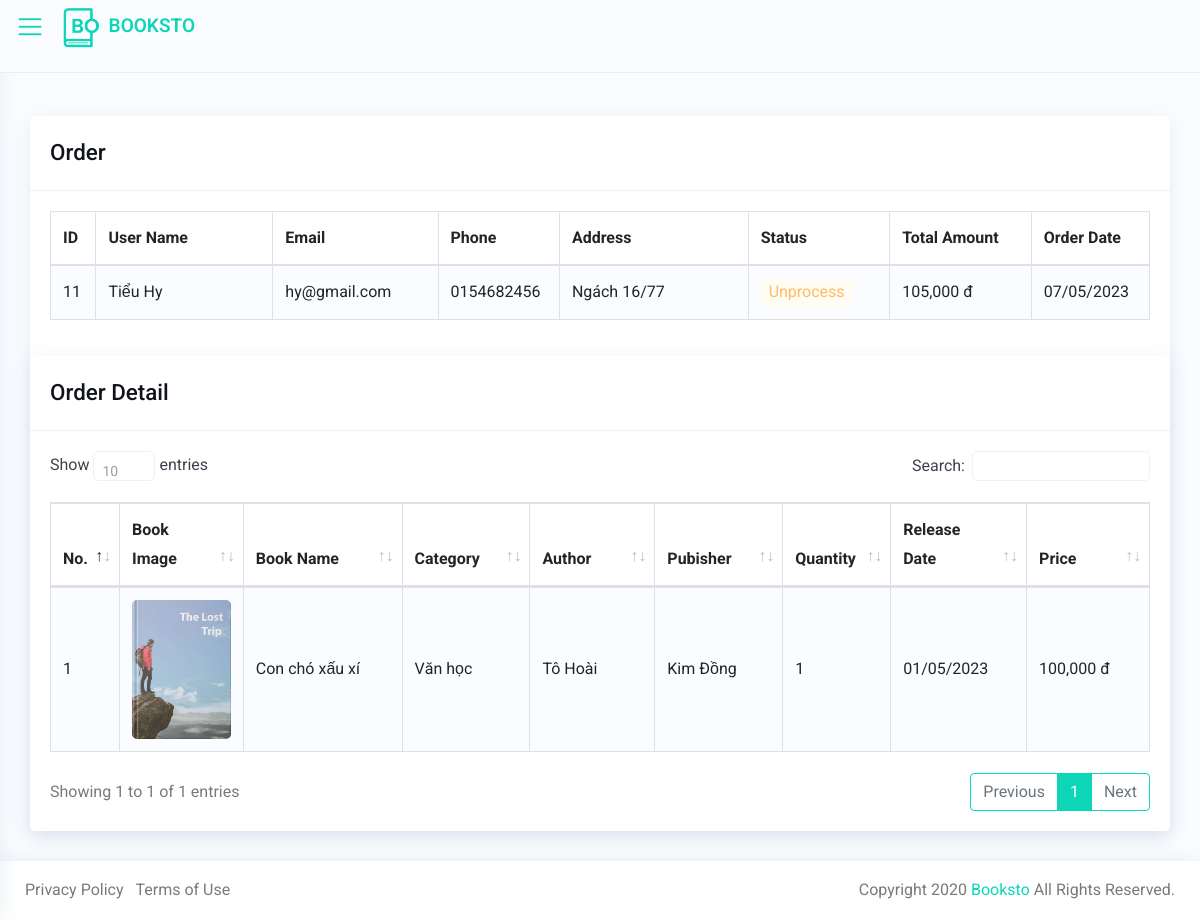
Page /index.php?c=order&a=detail&id=11 (signed in) on the committed database.
### tables this page shows
CREATE TABLE `orders` (
  `order_id` int(11) NOT NULL,
  `user_id` int(11) NOT NULL,
  `user_name` varchar(50) NOT NULL,
  `user_email` varchar(50) NOT NULL,
  `user_phone` varchar(20) NOT NULL,
  `address` text NOT NULL,
  `status` tinyint(4) NOT NULL DEFAULT 0,
  `all_price` decimal(15,4) NOT NULL DEFAULT 0.0000,
  `order_date` date NOT NULL
);

CREATE TABLE `orderdetail` (
  `order_id` int(11) NOT NULL,
  `prd_id` int(11) NOT NULL,
  `qty` int(11) NOT NULL DEFAULT 0,
  `price` decimal(15,4) NOT NULL DEFAULT 0.0000
);

CREATE TABLE `books` (
  `prd_id` int(11) NOT NULL,
  `cat_id` int(11) NOT NULL,
  `pub_id` int(11) NOT NULL,
  `prd_name` varchar(255) NOT NULL,
  `prd_image` varchar(255) NOT NULL,
  `prd_price` int(11) UNSIGNED NOT NULL,
  `prd_date` date NOT NULL,
  `prd_status` int(1) NOT NULL,
  `prd_featured` int(1) NOT NULL,
  `prd_detail` text NOT NULL,
  `isDelete` int(11) NOT NULL DEFAULT 0
);

CREATE TABLE `category` (
  `cat_id` int(11) NOT NULL,
  `cat_name` varchar(255) NOT NULL,
  `cat_description` text NOT NULL,
  `isDelete` int(11) NOT NULL DEFAULT 0
);

CREATE TABLE `author` (
  `aut_id` int(11) NOT NULL,
  `aut_name` varchar(255) NOT NULL,
  `aut_description` text NOT NULL,
  `isDelete` int(11) NOT NULL DEFAULT 0
);

CREATE TABLE `publisher` (
  `pub_id` int(11) NOT NULL,
  `pub_name` varchar(255) NOT NULL,
  `pub_description` text NOT NULL,
  `isDelete` int(11) NOT NULL DEFAULT 0
);

### model/Order.php (called while the page is built, shortened)
<?php
    require_once PATH_SYSTEM.'/config/db.php';
     function getOrderDetailById($id) {
        $data = [];
        $data['order'] = getById('orders', $id, 'order_id');
        $conn = getConnection();
        $sqlDetail = "SELECT * FROM orderdetail od
                        INNER JOIN books b ON od.prd_id = b.prd_id
                        INNER JOIN category c ON c.cat_id = b.cat_id
                        INNER JOIN publisher p ON p.pub_id = b.pub_id
                        INNER JOIN bookauthor ba ON b.prd_id = ba.prd_id
                        INNER JOIN author a ON a.aut_id = ba.aut_id
                        WHERE od.order_id = $id";
        $sqlQuery = mysqli_query($conn, $sqlDetail);
        if(mysqli_num_rows($sqlQuery) > 0) {
            while($row = mysqli_fetch_assoc($sqlQuery)) {
                $data['details'][] = $row;
            }
        }
        return $data;
     }
?>

### system/config/db.php (called while the page is built, shortened)
<?php
    function getConnection(){
        $conn = mysqli_connect(DB_HOST,DB_USER, DB_PASSWORD, DB_NAME);
        mysqli_set_charset($conn, 'utf8');
        return $conn;
    }
?>

### view/admin/order/detail-order.php (the view, shortened to what this page needs)
<div id="content-page" class="content-page">
<div class="container-fluid">
   <div class="row">
      <div class="col-sm-12">
         <div class="iq-card">
            <div class="iq-card-header d-flex justify-content-between">
               <div class="iq-header-title">
                  <h4 class="card-title">Order</h4>
               </div>
            </div>
            <div class="iq-card-body">
               <div class="table-responsive">
                  <table class=" table table-striped table-bordered" style="width:100%">
                    <thead>
                        <tr>
                            <th style="width: 3%;">ID</th>
                            <th style="width: 15%;">User Name</th>
                            <th style="width: 14%;">Email</th>
                            <th style="width: 8%;">Phone</th>
                            <th style="width: 16%;">Address</th>
                            <th style="width: 12%;">Status</th>
                            <th style="width: 12%;">Total Amount</th>
                            <th style="width: 10%;">Order Date</th>
                        </tr>
                    </thead>
                    <tbody>
                        <tr>
                            <td><?php echo $data['order']['order_id'] ?></td>
                            <td><?php echo $data['order']['user_name'] ?></td>
                            <td><?php echo $data['order']['user_email']; ?></td>
                            <td><?php echo $data['order']['user_phone']; ?></td>
                            <td><?php echo $data['order']['address']; ?></td>
                            <td><?php
                                  switch ($data['order']['status']) {
                                      case 1:
                                          echo '<span class="iq-bg-warning pl-2 pr-2 rounded d-inline-block">Unprocess</span>';
                                          break;
                                  }
                                ?></td>
                            <td><?php echo number_format($data['order']['all_price'], 0, '.', ','); ?> đ</td>
                            <td><?php echo date_format(date_create($data['order']['order_date']),"d/m/Y"); ?></td>
                        </tr>
                     </tbody>
                  </table>
               </div>
            </div>
            <div class="iq-card">
               <div class="iq-card-header d-flex justify-content-between">
                  <div class="iq-header-title">
                     <h4 class="card-title">Order Detail</h4>
                  </div>
               </div>
               <div class="iq-card-body">
                  <div class="table-responsive">
                     <table class="data-tables table table-striped table-bordered" style="width:100%">
                       <thead>
                           <tr>
                               <th style="width: 3%;">No.</th>
                               <th style="width: 12%;">Book Image</th>
                               <th style="width: 16%;">Book Name</th>
                               <th style="width: 12%;">Category</th>
                               <th style="width: 12%;">Author</th>
                               <th style="width: 12%;">Pubisher</th>
                               <th style="width: 8%;">Quantity</th>
                               <th style="width: 13%;">Release Date</th>
                               <th style="width: 15%;">Price</th>
                           </tr>
                       </thead>
                       <tbody>
                       <?php $i = 1;
                           foreach ($data['details'] as $key => $detail) { ?>
                           <tr>
                               <td><?php echo $i; ?></td>
                               <td><img class="img-fluid rounded" src="/BookSto/public/uploads/<?php echo $detail['prd_image']; ?>" alt=""></td>
                               <td><?php echo $detail['prd_name']; ?></td>
                               <td><?php echo $detail['cat_name']; ?></td>
                               <td><?php echo $detail['aut_name']; ?></td>
                               <td><?php echo $detail['pub_name']; ?></td>
                               <td><?php echo $detail['qty']; ?></td>
                               <td><?php echo date_format(date_create($detail['prd_date']),"d/m/Y"); ?></td>
                               <td><?php echo number_format($detail['prd_price'],0,'.',','); ?> đ</td>
                           </tr>
                         <?php $i++; } ?>
                       </tbody>
                     </table>
                  </div>
               </div>
            </div>
         </div>
      </div>
   </div>
</div>
</div>

### public/css/typography.css (style rules this page uses)
body { font-family: 'Roboto', sans-serif; font-weight: 400; font-style: normal; font-size: 16px; line-height: 1.8; padding: 0; margin: 0; color: var(--iq-body-text); background: var(--iq-body-bg); }
h1, h2, h3, h4, h5, h6 { font-family: 'Roboto', sans-serif; font-weight: 500; margin: 0px; line-height: 1.5; color: var(--iq-title-text); }
h4 { font-size: 1.400em; }
.table-striped tbody tr:nth-of-type(odd) { background: var(--iq-body-bg); }
.table td, .table th { vertical-align: middle; }
.rounded { border-radius: 5px !important; }
.iq-bg-warning { background: var(--iq-light-warning) !important; color: var(--iq-warning) !important; }
.iq-card { background: var(--iq-light-card); -webkit-border-radius: 5px; -moz-border-radius: 5px; border-radius: 5px; margin-bottom: 30px; border: none; -webkit-box-shadow: 0px 4px 20px 0px rgba(44, 101, 144, 0.1); box-shadow: 0px 4px 20px 0px rgba(44, 101, 144, 0.1); }
.iq-card-body { padding: 20px; }
.iq-card .iq-card-header, .iq-card-transparent .iq-card-header { padding: 20px; margin-bottom: 0; -ms-flex-align: center !important; align-items: center !important; border-bottom: 1px solid var(--iq-border-light); }
.iq-card .iq-card-header .iq-header-title .card-title, .iq-card-transparent .iq-card-header .iq-header-title .card-title { margin-bottom: 0; }

### public/css/responsive.css (style rules this page uses)
@media (max-width:1299px) { .content-page, body.sidebar-main .content-page { margin-left: 0; padding: 116px 15px 0; } }

### public/css/variable.css (style rules this page uses)
:root { --iq-title-text: #11141b; --iq-body-text: #777D74; --iq-body-bg : #fbfcff; --iq-primary: #0dd6b8; --iq-secondary: #a09e9e; --iq-success: #49f0d3; --iq-warning: #ffba68; --iq-danger: #ff9b8a; --iq-info: #d592ff; --iq-dark: #3f414d; --iq-light: #fafafb; --iq-white: #ffffff; --iq-black: #000000; --iq-gray: #b1b1b1; --iq-light-primary: #fbfcff; --iq-light-secondary: #f1f2f1; --iq-light-success: #eefff2; --iq-light-danger: #fff5f4; --iq-light-warning: #fffcf3; --iq-light-info: #eee6f5; --iq-light-dark: #f0efef; --iq-primary-hover: #11e1c2; --iq-secondary-hover: #807e7e; --iq-success-hover: #42f9d9; --iq-danger-hover: #f78673; --iq-warning-hover: #fdb45e; --iq-info-hover: #c280ea; --iq-dark-hover: #44454e; --iq-light-hover: #eaeeff; --iq-border: #ededf0; --iq-border-light: #f1f1f1; --iq-border-danger: #ff9273; --iq-light-card: #ffffff; --iq-primary-rgb: 100, 114, 248; --iq-primary-light: #f3fffe; --iq-color1: #4e37b2; --iq-color2: #02d871; --iq-color3: #309cf3; --iq-color4: #ff00ff; --iq-color5: #fb1f4c; --iq-color6: #00ced1; --iq-color7: #f35f3b; --iq-color8: #fde117; --iq-color9: #ff0000; --iq-color10: #88028c; --iq-color11: #00d5ab; --iq-color12: #ce9252; --iq-color13: #f9ae02; --iq-color14: #1e7fe4; --iq-color15: #006400; --iq-color16: #fa7c04; --iq-color17: #81bf02; --iq-color18: #99a7ca; --iq-color19: #3d2a26; --iq-color20: #a0746b; }

### rows in the picture
orders: order_id "11", user_name "Tiểu Hy", user_email "hy@gmail.com", user_phone "0154682456", address "Ngách 16/77", all_price "105,000", order_date "07/05/2023"
orderdetail: prd.prd_image (picture), prd.prd_name "Con chó xấu xí", category.cat_name "Văn học", author.aut_name "Tô Hoài", publisher.pub_name "Kim Đồng", qty "1", prd.prd_date "01/05/2023", prd.prd_price "100,000"
